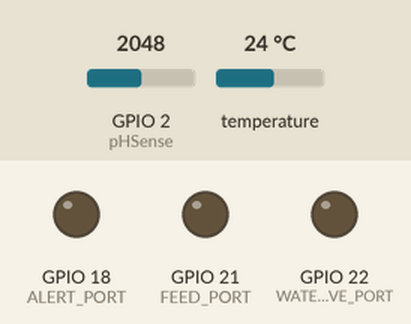
This program was run on a simulated ESP32. Parts: output pins drawn as LEDs (lit = HIGH). The inputs (shaded band) are chosen by the test bench; at power-on: temperature 24 °C, GPIO 2 (pHSense) = 2048. WiFi joins after 1.5 s; servers stay silent unless stated; uploads are accepted with an empty reply; the local clock reads 2024-03-15 10:24:30 at power-on unless the program sets it; random numbers use the default seed unless the program sets one; no MQTT or app messages arrive unless stated; what the program prints to the serial monitor is not drawn.

Above: at 2.7 s.
2.8 s: temperature set to 12 °C
At 9.9 s:
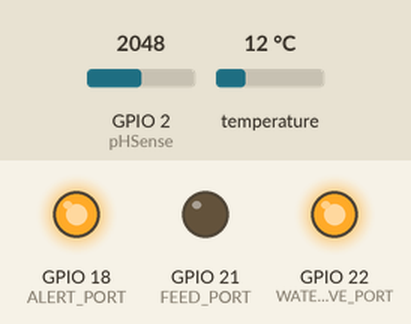
Timing chart, 0 to 15.4 s (numbered marks = the images above; inputs shaded):
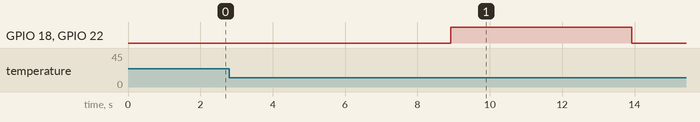

The program:

main.cpp
```cpp
#include <Arduino.h>
#include <OneWire.h>
#include <DallasTemperature.h>
#include <WiFi.h>
#include <HTTPClient.h>
#include <Arduino_JSON.h>
#include <FS.h>
#include <PubSubClient.h>


#define ALERT_PORT 18
#define FEED_PORT  21
#define WATER_REMOVE_PORT  22
#define WATER_FILL_PORT 22
#define WATER_RENEW_DELAY 5000

// GPIO where the DS18B20 is connected to
const int oneWireBus = 4;
// GPIO where ph module connects
int pHSense = 2;

// set wifi credentials
const char* ssid = "SLT-4G-6161";
const char* password = "07DR71T1NT9";

// Id of the device
String device_ID = "1212";

// feeding time on tank
int feedtime = 5000;

// Server name
String serverName = "http://34.203.202.113:33000/tankapi/";


// Setup a oneWire instance to communicate with any OneWire devices
OneWire oneWire(oneWireBus);

// Pass our oneWire reference to Dallas Temperature sensor
DallasTemperature sensors(&oneWire);
// temparature stable range
int stable_temp=28;

// ph stable range
int stable_ph=7;

// clients for mqtt connection
WiFiClient espClient;
PubSubClient client(espClient);


void reconnect() {
  /*
    Reconnect the mqtt client
    Loop until we're reconnected

  */
    while (!client.connected()) {
      Serial.print("Attempting MQTT connection...");
      // Attempt to connect
      if (client.connect("ESP32 Client")) {
        Serial.println("connected");
        // ... and subscribe to topic
        client.subscribe("tank/1212");
      } else {
        Serial.print("failed, rc=");
        Serial.print(client.state());
        Serial.println(" try again in 5 seconds");
        // Wait 5 seconds before retrying
        delay(5000);
      }
    }
}


String httpPOSTRequest(String serverPath,String jsonBody){
  /*
   Handle POST request and return the payload
  */
  String payload = "{}";
  // Create http object
  HTTPClient http;
  // Domain name with IP address with path
  http.begin(serverPath);
  // set json headers
  http.addHeader("Content-Type", "application/json");
  // Send HTTP POST request
  int httpResponseCode = http.POST(jsonBody);

  if (httpResponseCode > 0) {
    Serial.print("HTTP Response code: ");
    Serial.println(httpResponseCode);
    String payload = http.getString();
    Serial.println(payload);
  }else {
    Serial.print("Error code: ");
    Serial.println(httpResponseCode);
  }
  // Free resources
  http.end();

  return payload;
}


// void initFeedTime(){
// /*

//   Get the initial feed time from server

// */
//   String serverPath = serverName + "feedtime";
//     Serial.println("Init feed time body:");
//   Serial.println("{\"device_id\":\""+device_ID+"\"}");
//   String body=httpPOSTRequest(serverPath,"{\"device_id\":\""+device_ID+"\"}");
//   JSONVar myObject = JSON.parse(body);
//   feedtime = (int)myObject["s"];
// }


// void initTemp(){
//   /*

//   Get the initial stable temparature from server

// */

//   String serverPath = serverName + "temp";
//   String body=httpPOSTRequest(serverPath,"{\"device_id\":\""+device_ID+"\"}");
//   JSONVar myObject = JSON.parse(body);
//   stable_temp= (double)myObject["s"];

// }

void sendError(String msg){
  String serverPath = serverName + "error";
  httpPOSTRequest(serverPath,"{\"id\":\""+device_ID+"\",\"msg\":\""+msg+"\"}");
}

// return current temparature
float getTemparatue(){
  delay(100);
  sensors.requestTemperatures();
  float temperatureC = sensors.getTempCByIndex(0);
  float temperatureF = sensors.getTempFByIndex(0);
  Serial.print(temperatureC);
  Serial.println("ºC");
  Serial.print(temperatureF);
  Serial.println("ºF");
  // srand ( time(NULL) ); //initialize the random seed


  // const float arrayNum[4] = {6.23, 8.95, 7.30, 4.5};
  // int RandIndex = rand() % 4; //generates a random number between 0 and 3
  // return arrayNum[RandIndex];
  return temperatureC;
}


// get current ph value
float getPH(){
  delay(100);
  int measuringVal = analogRead(pHSense);
  // Serial.print("Measuring Raw Value > ");
  // Serial.print(measuringVal);

  double vltValue = (3.3/4095.0) * measuringVal;
  // Serial.print("Voltage Value > ");
  // Serial.print(vltValue, 3);

  float P0 = 7 + ((1.65 - vltValue) / 0.18);
  // Serial.print("\n");
  // Serial.print("pH Value > ");
  // Serial.print(P0, 3);
  // Serial.print("\n");
  srand ( time(NULL) ); //initialize the random seed


  const float arrayNum[4] = {6.93, 6.95, 6.91, 6.99};
  int RandIndex = rand() % 4; //generates a random number between 0 and 3
  return arrayNum[RandIndex];
  // return P0;
}


void alertOn(){
  // alert signal on
  digitalWrite(ALERT_PORT,HIGH);
}

void alertOff(){
  // alert signal off
  digitalWrite(ALERT_PORT,LOW);
}


void renewWater(){
  // switch water solinid walve to fill the water and remove water from other valve
  digitalWrite(WATER_REMOVE_PORT,HIGH);
  digitalWrite(WATER_FILL_PORT,HIGH);
  delay(WATER_RENEW_DELAY);
  digitalWrite(WATER_REMOVE_PORT,LOW);
  digitalWrite(WATER_FILL_PORT,LOW);
}

void feedFish(){
  // feed the fishes
  digitalWrite(FEED_PORT,HIGH);
  delay(feedtime);
  digitalWrite(FEED_PORT,LOW);
}

unsigned char sendData(float ph,float tmp){
  /*
    send data to the server
  */
  String serverPath = serverName + "data";
  Serial.println("send data body:");
  Serial.println("{\"id\":\" "+device_ID+"\",\"ph\":\""+String(ph)+"\",\"tmp\":\""+String(tmp)+"\"}");
  String body=httpPOSTRequest(serverPath,"{\"id\":\" "+device_ID+"\",\"ph\":\""+String(ph)+"\",\"tmp\":\""+String(tmp)+"\"}");  JSONVar myObject = JSON.parse(body);
  int no= (int)myObject["s"];
  if( no>0){
    return '1';
  }else{
    return '0';
  }
}


unsigned char checkPh(float ph){
  /*
    check the ph value
  */
  if((ph>stable_ph-2) and (ph<stable_ph+2)){
   return '1';
  }else{
    Serial.print(ph);
    Serial.print("\nPH error\n");
    sendError("2");
    delay(5000);
    return '0';
  }
}

void callback(char* topic, byte* payload, unsigned int length) {
  /*
    callback function for the mqtt client
  */
    Serial.print("Message arrived [");
    Serial.print(topic);
    Serial.print("] ");
    String data= String(*payload);
    // Serial.print(data);
    // if (data=="feed")
    // {
    //   feedFish();
    // }else{
    //   renewWater();
    // }

    if (true) {
        if (!strncmp((char *)payload, "feed", length)) {
            feedFish();
        } else if (!strncmp((char *)payload, "renw4", length)) {
            renewWater();
        }
        else{
          Serial.println("else ran");
        }
    }

    Serial.println((char *)payload);
}


unsigned char checkTemprature(float temp){
  /*

   check the temparature

  */

  if((temp>(stable_temp-6)) and (temp<(stable_temp+6))){
   return '1';
  }else{
    Serial.print(temp);
    Serial.print("\ntemp error\n");
    sendError("1");
    delay(5000);
    return '0';
  }
}

void setup() {
// Start the Serial Monitor
  Serial.begin(115200);
  // Start the DS18B20 sensor
  sensors.begin();
  // mqtt client is now configured for use
  client.setServer(IPAddress(34,203,202,113), 1883);
  client.setCallback(callback);

  WiFi.begin(ssid, password);
  Serial.println("Connecting");
  while(WiFi.status() != WL_CONNECTED) {
    delay(500);
    Serial.print(".");
  }
  // initFeedTime();
  // initTemp();
  pinMode(WATER_REMOVE_PORT,OUTPUT);
  pinMode(ALERT_PORT,OUTPUT);
  pinMode(FEED_PORT,OUTPUT);
  pinMode(WATER_FILL_PORT,OUTPUT);
}


void loop() {
  if (!client.connected()) {
  reconnect();
 }
 client.loop();

 float ph=getPH();
 float temp=getTemparatue();

 if (checkPh(ph)=='0' )
 {
   alertOn();
   renewWater();
   alertOff();
   delay(10000);
 }
 if (checkTemprature(temp)=='0')
 {
   alertOn();
   renewWater();
   alertOff();
   delay(10000);
 }

 if (sendData(ph,temp)=='0')
 {
   /* code */
 }

}
```

Measured:
- after the input at 2.8 s, GPIO 18 (ALERT_PORT), GPIO 22 (WATER_REMOVE_PORT): LOW → HIGH after 6.1 s, → LOW 5.0 s later
